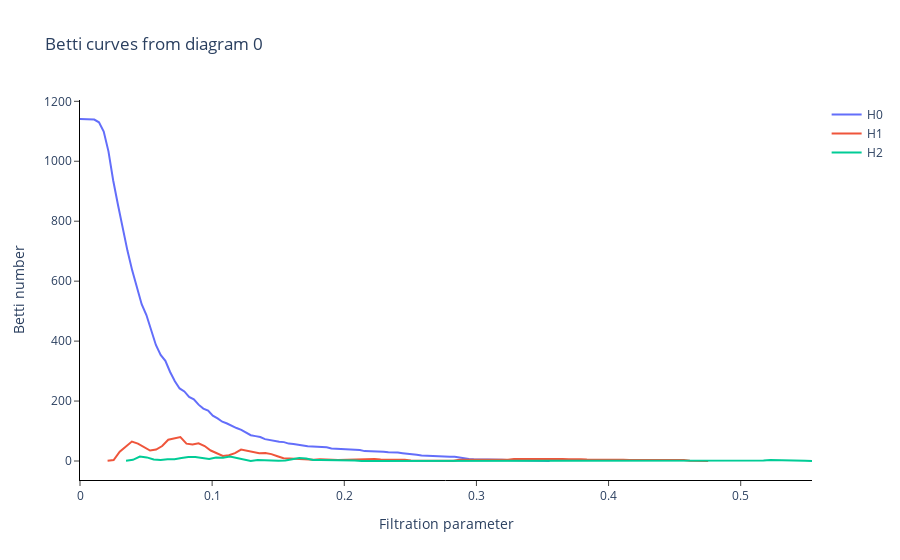

Write notebook code for a chart like this one.
### Code cell
bc = BettiCurve()
features = bc.fit_transform_plot(diagram)
